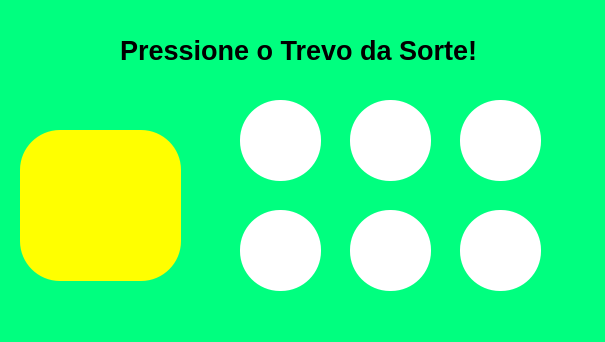
<?xml version="1.0" encoding="UTF-8"?>
<ui version="4.0">
 <class>Dialog</class>
 <widget class="QDialog" name="Dialog">
  <property name="geometry">
   <rect>
    <x>0</x>
    <y>0</y>
    <width>605</width>
    <height>342</height>
   </rect>
  </property>
  <property name="windowTitle">
   <string>Dialog</string>
  </property>
  <property name="styleSheet">
   <string notr="true">background-color: rgb(0, 255, 127);</string>
  </property>
  <widget class="QPushButton" name="pushButton">
   <property name="geometry">
    <rect>
     <x>20</x>
     <y>130</y>
     <width>161</width>
     <height>151</height>
    </rect>
   </property>
   <property name="styleSheet">
    <string notr="true">QPushButton{
border-radius:40%;
background-color:yellow;
}
QPushButton:pressed{
border-radius:40%;
background-color:red;
}</string>
   </property>
   <property name="text">
    <string/>
   </property>
   <property name="icon">
    <iconset>
     <normaloff>../425-4252624_trevo-4-folhas-png.png</normaloff>../425-4252624_trevo-4-folhas-png.png</iconset>
   </property>
   <property name="iconSize">
    <size>
     <width>150</width>
     <height>150</height>
    </size>
   </property>
  </widget>
  <widget class="QLabel" name="label">
   <property name="geometry">
    <rect>
     <x>240</x>
     <y>100</y>
     <width>81</width>
     <height>81</height>
    </rect>
   </property>
   <property name="font">
    <font>
     <pointsize>40</pointsize>
     <weight>75</weight>
     <bold>true</bold>
    </font>
   </property>
   <property name="styleSheet">
    <string notr="true">border-radius:40%;
background-color:white;</string>
   </property>
   <property name="text">
    <string/>
   </property>
  </widget>
  <widget class="QLabel" name="label_2">
   <property name="geometry">
    <rect>
     <x>350</x>
     <y>100</y>
     <width>81</width>
     <height>81</height>
    </rect>
   </property>
   <property name="font">
    <font>
     <pointsize>40</pointsize>
     <weight>75</weight>
     <bold>true</bold>
    </font>
   </property>
   <property name="styleSheet">
    <string notr="true">border-radius:40%;
background-color:white;</string>
   </property>
   <property name="text">
    <string/>
   </property>
  </widget>
  <widget class="QLabel" name="label_3">
   <property name="geometry">
    <rect>
     <x>460</x>
     <y>100</y>
     <width>81</width>
     <height>81</height>
    </rect>
   </property>
   <property name="font">
    <font>
     <pointsize>40</pointsize>
     <weight>75</weight>
     <bold>true</bold>
    </font>
   </property>
   <property name="styleSheet">
    <string notr="true">border-radius:40%;
background-color:white;</string>
   </property>
   <property name="text">
    <string/>
   </property>
  </widget>
  <widget class="QLabel" name="label_4">
   <property name="geometry">
    <rect>
     <x>240</x>
     <y>210</y>
     <width>81</width>
     <height>81</height>
    </rect>
   </property>
   <property name="font">
    <font>
     <pointsize>40</pointsize>
     <weight>75</weight>
     <bold>true</bold>
    </font>
   </property>
   <property name="styleSheet">
    <string notr="true">border-radius:40%;
background-color:white;</string>
   </property>
   <property name="text">
    <string/>
   </property>
  </widget>
  <widget class="QLabel" name="label_5">
   <property name="geometry">
    <rect>
     <x>350</x>
     <y>210</y>
     <width>81</width>
     <height>81</height>
    </rect>
   </property>
   <property name="font">
    <font>
     <pointsize>40</pointsize>
     <weight>75</weight>
     <bold>true</bold>
    </font>
   </property>
   <property name="styleSheet">
    <string notr="true">border-radius:40%;
background-color:white;</string>
   </property>
   <property name="text">
    <string/>
   </property>
  </widget>
  <widget class="QLabel" name="label_6">
   <property name="geometry">
    <rect>
     <x>460</x>
     <y>210</y>
     <width>81</width>
     <height>81</height>
    </rect>
   </property>
   <property name="font">
    <font>
     <pointsize>40</pointsize>
     <weight>75</weight>
     <bold>true</bold>
    </font>
   </property>
   <property name="styleSheet">
    <string notr="true">border-radius:40%;
background-color:white;</string>
   </property>
   <property name="text">
    <string/>
   </property>
  </widget>
  <widget class="QLabel" name="label_7">
   <property name="geometry">
    <rect>
     <x>120</x>
     <y>20</y>
     <width>391</width>
     <height>61</height>
    </rect>
   </property>
   <property name="font">
    <font>
     <pointsize>20</pointsize>
     <weight>75</weight>
     <bold>true</bold>
    </font>
   </property>
   <property name="text">
    <string>Pressione o Trevo da Sorte!</string>
   </property>
  </widget>
 </widget>
 <resources/>
 <connections/>
</ui>
